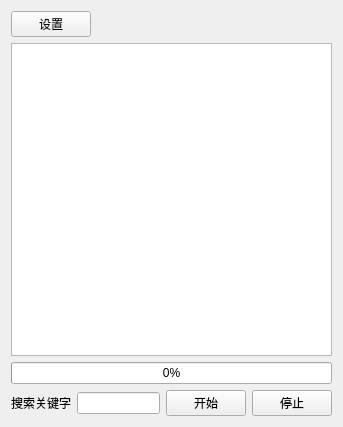
<?xml version="1.0" encoding="UTF-8"?>
<ui version="4.0">
 <class>mainwidget</class>
 <widget class="QWidget" name="mainwidget">
  <property name="geometry">
   <rect>
    <x>0</x>
    <y>0</y>
    <width>343</width>
    <height>427</height>
   </rect>
  </property>
  <property name="windowTitle">
   <string>wallhaven爬虫</string>
  </property>
  <layout class="QGridLayout" name="gridLayout">
   <item row="1" column="0">
    <widget class="QTextEdit" name="textEditInfo"/>
   </item>
   <item row="2" column="0">
    <widget class="QProgressBar" name="progressBar">
     <property name="value">
      <number>0</number>
     </property>
     <property name="textVisible">
      <bool>true</bool>
     </property>
    </widget>
   </item>
   <item row="3" column="0">
    <layout class="QHBoxLayout" name="horizontalLayout">
     <item>
      <widget class="QLabel" name="label">
       <property name="text">
        <string>搜索关键字</string>
       </property>
      </widget>
     </item>
     <item>
      <widget class="QLineEdit" name="txtWord"/>
     </item>
     <item>
      <widget class="QPushButton" name="btnConfirm">
       <property name="text">
        <string>开始</string>
       </property>
      </widget>
     </item>
     <item>
      <widget class="QPushButton" name="btnCancel">
       <property name="text">
        <string>停止</string>
       </property>
      </widget>
     </item>
    </layout>
   </item>
   <item row="0" column="0">
    <layout class="QHBoxLayout" name="horizontalLayout_2">
     <item>
      <widget class="QPushButton" name="btnSettings">
       <property name="text">
        <string>设置</string>
       </property>
      </widget>
     </item>
     <item>
      <spacer name="horizontalSpacer">
       <property name="orientation">
        <enum>Qt::Horizontal</enum>
       </property>
       <property name="sizeHint" stdset="0">
        <size>
         <width>40</width>
         <height>20</height>
        </size>
       </property>
      </spacer>
     </item>
    </layout>
   </item>
  </layout>
 </widget>
 <resources/>
 <connections/>
</ui>
